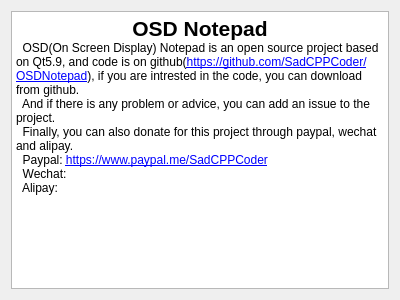
<?xml version="1.0" encoding="UTF-8"?>
<ui version="4.0">
 <class>Dialog</class>
 <widget class="QDialog" name="Dialog">
  <property name="geometry">
   <rect>
    <x>0</x>
    <y>0</y>
    <width>400</width>
    <height>300</height>
   </rect>
  </property>
  <property name="sizePolicy">
   <sizepolicy hsizetype="Fixed" vsizetype="Fixed">
    <horstretch>0</horstretch>
    <verstretch>0</verstretch>
   </sizepolicy>
  </property>
  <property name="minimumSize">
   <size>
    <width>400</width>
    <height>300</height>
   </size>
  </property>
  <property name="maximumSize">
   <size>
    <width>400</width>
    <height>300</height>
   </size>
  </property>
  <property name="windowTitle">
   <string>About OSDNotepad</string>
  </property>
  <layout class="QVBoxLayout" name="verticalLayout">
   <item>
    <widget class="QTextEdit" name="textEdit">
     <property name="readOnly">
      <bool>true</bool>
     </property>
     <property name="html">
      <string>&lt;!DOCTYPE HTML PUBLIC &quot;-//W3C//DTD HTML 4.0//EN&quot; &quot;http://www.w3.org/TR/REC-html40/strict.dtd&quot;&gt;
&lt;html&gt;&lt;head&gt;&lt;meta name=&quot;qrichtext&quot; content=&quot;1&quot; /&gt;&lt;style type=&quot;text/css&quot;&gt;
p, li { white-space: pre-wrap; }
&lt;/style&gt;&lt;/head&gt;&lt;body style=&quot; font-family:'SimSun'; font-size:9pt; font-weight:400; font-style:normal;&quot;&gt;
&lt;p align=&quot;center&quot; style=&quot; margin-top:0px; margin-bottom:0px; margin-left:0px; margin-right:0px; -qt-block-indent:0; text-indent:0px;&quot;&gt;&lt;span style=&quot; font-size:16pt; font-weight:600;&quot;&gt;OSD Notepad&lt;/span&gt;&lt;/p&gt;
&lt;p style=&quot; margin-top:0px; margin-bottom:0px; margin-left:0px; margin-right:0px; -qt-block-indent:0; text-indent:0px;&quot;&gt;  OSD(On Screen Display) Notepad is an open source project based on Qt5.9, and code is on github(&lt;a href=&quot;https://github.com/SadCPPCoder/OSDNotepad&quot;&gt;&lt;span style=&quot; text-decoration: underline; color:#0000ff;&quot;&gt;https://github.com/SadCPPCoder/OSDNotepad&lt;/span&gt;&lt;/a&gt;), if you are intrested in the code, you can download from github.&lt;/p&gt;
&lt;p style=&quot; margin-top:0px; margin-bottom:0px; margin-left:0px; margin-right:0px; -qt-block-indent:0; text-indent:0px;&quot;&gt;  And if there is any problem or advice, you can add an issue to the project.&lt;/p&gt;
&lt;p style=&quot; margin-top:0px; margin-bottom:0px; margin-left:0px; margin-right:0px; -qt-block-indent:0; text-indent:0px;&quot;&gt;  Finally, you can also donate for this project through paypal, wechat and alipay.&lt;/p&gt;
&lt;p style=&quot; margin-top:0px; margin-bottom:0px; margin-left:0px; margin-right:0px; -qt-block-indent:0; text-indent:0px;&quot;&gt;  Paypal: &lt;a href=&quot;https://www.paypal.me/SadCPPCoder&quot;&gt;&lt;span style=&quot; text-decoration: underline; color:#0000ff;&quot;&gt;https://www.paypal.me/SadCPPCoder&lt;/span&gt;&lt;/a&gt;&lt;/p&gt;
&lt;p style=&quot; margin-top:0px; margin-bottom:0px; margin-left:0px; margin-right:0px; -qt-block-indent:0; text-indent:0px;&quot;&gt;  Wechat:&lt;/p&gt;
&lt;p align=&quot;center&quot; style=&quot; margin-top:0px; margin-bottom:0px; margin-left:0px; margin-right:0px; -qt-block-indent:0; text-indent:0px;&quot;&gt;&lt;img src=&quot;:/res/wechat.png&quot; /&gt;&lt;/p&gt;
&lt;p style=&quot; margin-top:0px; margin-bottom:0px; margin-left:0px; margin-right:0px; -qt-block-indent:0; text-indent:0px;&quot;&gt;  Alipay:&lt;/p&gt;
&lt;p align=&quot;center&quot; style=&quot; margin-top:0px; margin-bottom:0px; margin-left:0px; margin-right:0px; -qt-block-indent:0; text-indent:0px;&quot;&gt;&lt;img src=&quot;:/res/alipay.png&quot; /&gt;&lt;/p&gt;&lt;/body&gt;&lt;/html&gt;</string>
     </property>
    </widget>
   </item>
  </layout>
 </widget>
 <resources/>
 <connections/>
</ui>
